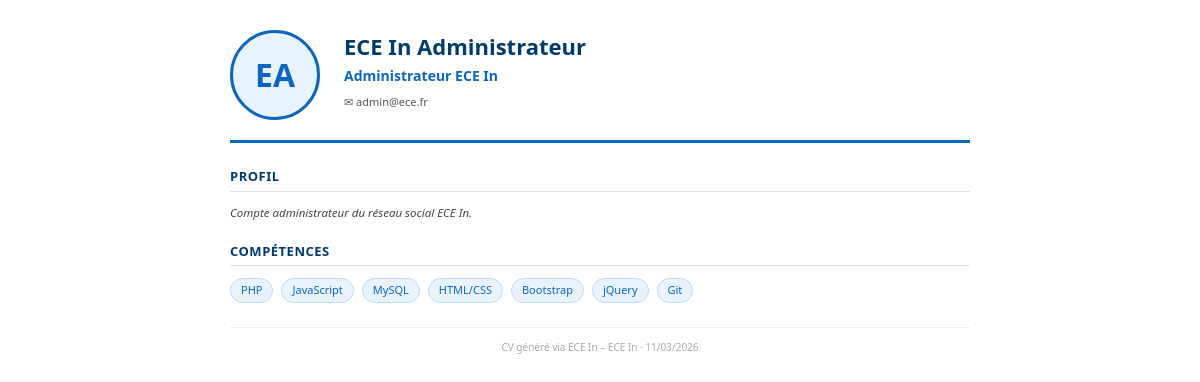
Page /cv/generer_cv.php (signed in) on the committed database.
### tables this page shows
CREATE TABLE IF NOT EXISTS utilisateurs (
    id INT AUTO_INCREMENT PRIMARY KEY,
    pseudo VARCHAR(50) NOT NULL UNIQUE,
    email VARCHAR(100) NOT NULL UNIQUE,
    mot_de_passe VARCHAR(255) NOT NULL,
    nom VARCHAR(100) NOT NULL,
    prenom VARCHAR(100) NOT NULL,
    role ENUM('auteur', 'administrateur') NOT NULL DEFAULT 'auteur',
    photo VARCHAR(255) DEFAULT 'assets/images/default_avatar.png',
    image_fond VARCHAR(255) DEFAULT 'assets/images/default_bg.jpg',
    titre VARCHAR(200) DEFAULT NULL,
    biographie TEXT DEFAULT NULL,
    localisation VARCHAR(200) DEFAULT NULL,
    site_web VARCHAR(255) DEFAULT NULL,
    telephone VARCHAR(30) DEFAULT NULL,
    date_naissance DATE DEFAULT NULL,
    date_inscription DATETIME NOT NULL DEFAULT CURRENT_TIMESTAMP,
    derniere_connexion DATETIME DEFAULT NULL,
    actif TINYINT(1) NOT NULL DEFAULT 1,
    INDEX idx_email (email),
    INDEX idx_pseudo (pseudo)
);

### config/config.php (called while the page is built, shortened)
<?php
function h(string $data): string {
    return htmlspecialchars($data, ENT_QUOTES, 'UTF-8');
}

### cv/generer_cv.php (the view, shortened to what this page needs)
<?php
require_once __DIR__ . '/../config/config.php';
$pdo    = getDB();
$userId = $_SESSION['utilisateur_id'];
$stmtUser = $pdo->prepare("SELECT * FROM utilisateurs WHERE id = ?");
$stmtUser->execute([$userId]);
$user = $stmtUser->fetch();
$competences = ['PHP', 'JavaScript', 'MySQL', 'HTML/CSS', 'Bootstrap', 'jQuery', 'Git'];
?>
<!DOCTYPE html>
<html lang="fr">
<head>
</head>
<body>
<div class="cv-wrapper">
    <div class="cv-header">
        <?php
        $photoSrc = BASE_PATH . '/' . ($user['photo'] ?? '');
        if ($user['photo'] && file_exists($photoSrc) && !str_contains($user['photo'], 'default_avatar')):
        ?>
        <img src="<?= h('../' . $user['photo']) ?>" alt="Photo" class="cv-photo">
        <?php else: ?>
        <div class="cv-photo-placeholder">
            <?= strtoupper(mb_substr($user['prenom'], 0, 1) . mb_substr($user['nom'], 0, 1)) ?>
        </div>
        <?php endif; ?>
        <div style="flex:1">
            <div class="cv-nom"><?= h($user['prenom'] . ' ' . $user['nom']) ?></div>
            <?php if ($user['titre']): ?>
            <div class="cv-titre"><?= h($user['titre']) ?></div>
            <?php endif; ?>
            <div class="cv-contacts">
                <?php if ($user['email']): ?>
                <div class="cv-contact-item">✉ <?= h($user['email']) ?></div>
                <?php endif; ?>
            </div>
        </div>
    </div>
    <?php if ($user['biographie']): ?>
    <div class="cv-section">
        <div class="cv-section-title">Profil</div>
        <p class="cv-bio"><?= nl2br(h($user['biographie'])) ?></p>
    </div>
    <?php endif; ?>
    <div class="cv-section">
        <div class="cv-section-title">Compétences</div>
        <div class="competences-grid">
            <?php foreach ($competences as $comp): ?>
            <span class="competence-badge"><?= h($comp) ?></span>
            <?php endforeach; ?>
        </div>
    </div>
    <div class="cv-footer">
        CV généré via ECE In – <?= SITE_NOM ?> · <?= date('d/m/Y') ?>
    </div>
</div>
</body>
</html>

### cv/generer_cv.php (style rules this page uses)
* { margin:0; padding:0; box-sizing:border-box; }
body { font-family: 'Segoe UI', Calibri, Arial, sans-serif; font-size: 12px; line-height: 1.5; color: #222; background: #fff; }
.cv-wrapper { max-width: 800px; margin: 0 auto; padding: 30px; }
.cv-header { display: flex; align-items: flex-start; gap: 24px; padding-bottom: 20px; border-bottom: 3px solid #0a66c2; margin-bottom: 24px; }
.cv-photo-placeholder { width: 90px; height: 90px; border-radius: 50%; background: #e8f3fd; display: flex; align-items: center; justify-content: center; font-size: 2rem; color: #0a66c2; font-weight: 900; border: 3px solid #0a66c2; flex-shrink: 0; }
.cv-nom { font-size: 22px; font-weight: 700; color: #003b70; margin-bottom: 2px; }
.cv-titre { font-size: 14px; color: #0a66c2; font-weight: 600; margin-bottom: 8px; }
.cv-contacts { display: flex; flex-wrap: wrap; gap: 12px; font-size: 11px; color: #555; }
.cv-contact-item { display: flex; align-items: center; gap: 4px; }
.cv-section { margin-bottom: 20px; }
.cv-section-title { font-size: 13px; font-weight: 700; color: #003b70; text-transform: uppercase; letter-spacing: 0.5px; border-bottom: 1.5px solid #e0e0e0; padding-bottom: 4px; margin-bottom: 12px; }
.competences-grid { display: flex; flex-wrap: wrap; gap: 8px; }
.competence-badge { background: #e8f3fd; color: #0a66c2; border: 1px solid #c0d9f0; padding: 3px 10px; border-radius: 20px; font-size: 11px; font-weight: 500; }
.cv-bio { font-size: 11.5px; color: #444; line-height: 1.6; font-style: italic; }
.cv-footer { text-align: center; font-size: 10px; color: #aaa; border-top: 1px solid #eee; padding-top: 12px; margin-top: 24px; }

### rows in the picture
utilisateurs: prenom+nom "EA", prenom+nom "ECE In Administrateur", titre "Administrateur ECE In", email "admin@ece.fr", biographie "Compte administrateur du réseau social ECE In."

### other values in the picture
$comp "PHP"
$comp "JavaScript"
$comp "MySQL"
$comp "HTML/CSS"
$comp "Bootstrap"
$comp "jQuery"
$comp "Git"
SITE_NOM "ECE In"
